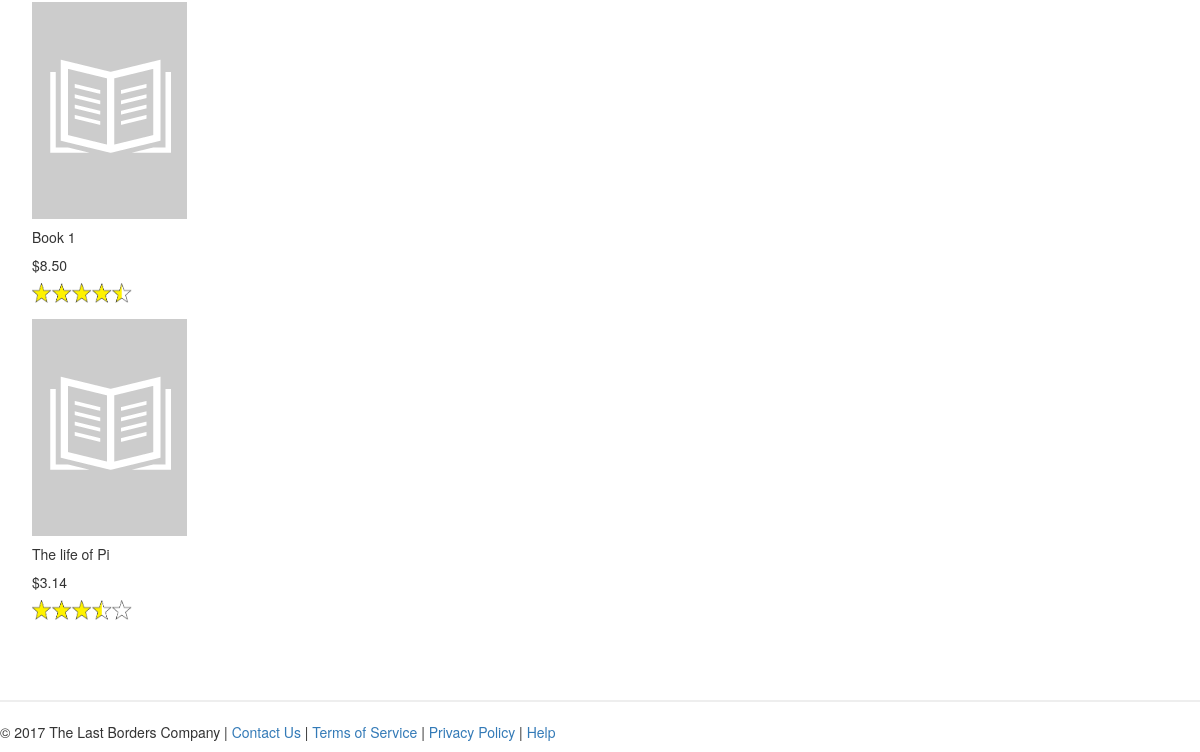
/book_search.php (lower part), run on an earlier commit of the app's database.
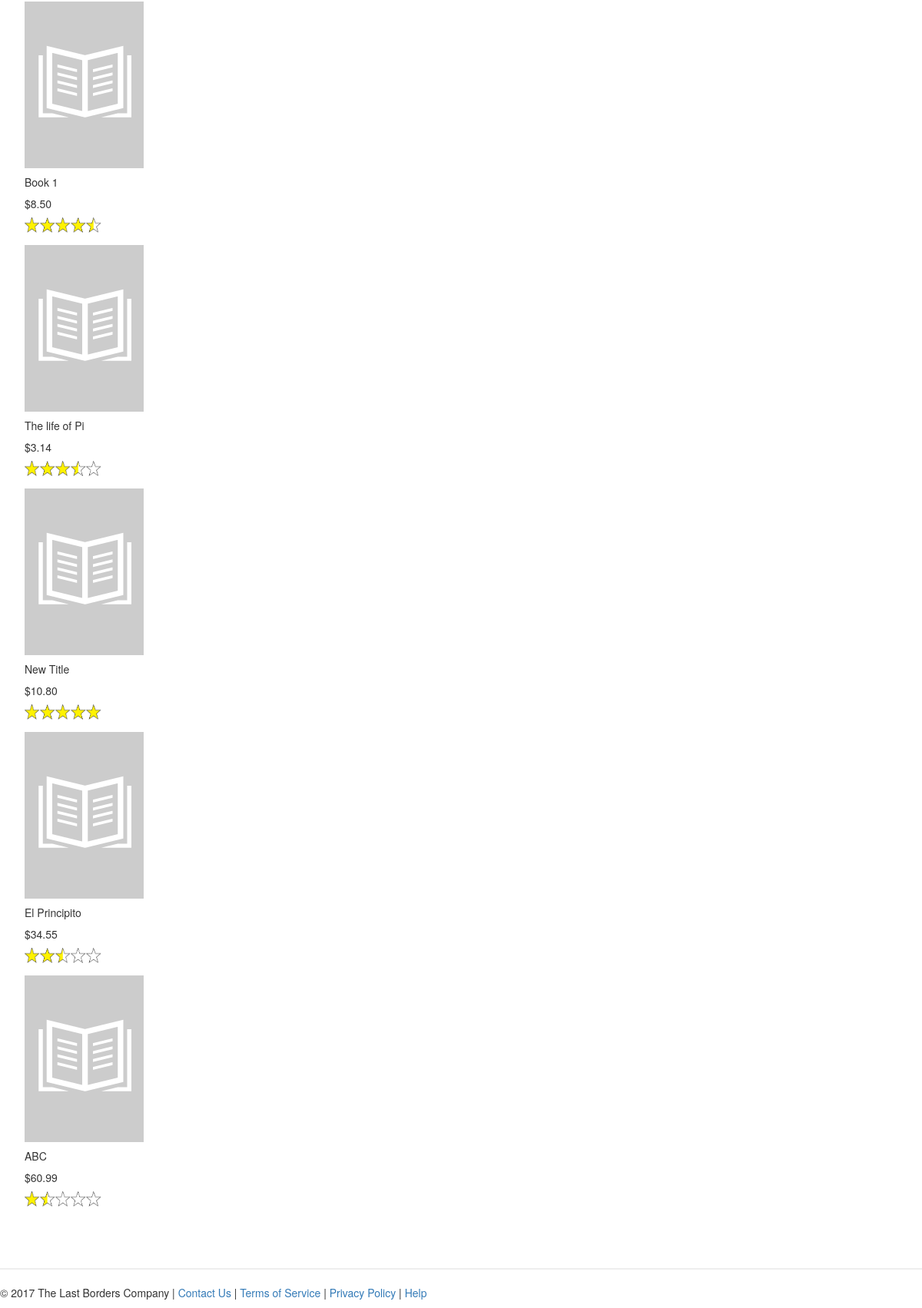
And on a later commit of the database.
### tables this page shows
CREATE TABLE `books` (
  `id` int(11) NOT NULL,
  `title` varchar(30) NOT NULL,
  `description` varchar(250) NOT NULL,
  `genre` varchar(15) NOT NULL,
  `rating` float NOT NULL,
  `price` varchar(6) NOT NULL,
  `published_year` varchar(4) NOT NULL
);

### book_search.php (the view, shortened to what this page needs)
<html lang="en">
<head>
</head>
<body>
<?php
	include("header.php");
	$link = mysqli_connect("localhost", "root", "", "geek_text");
	$title = mysqli_real_escape_string($link, $_REQUEST['title']);
	$sql = "SELECT * FROM books WHERE title LIKE '%$title%'";
	$result=mysqli_query($link, $sql);
	$count=mysqli_num_rows($result);
	if($count == 0)
	{
		echo '<p style="margin-left:2em; font-size:3em;">No results found for this search. Try again!</p>';
	}
	else
	{
		while ($row=mysqli_fetch_array($result)) {
		echo'<figure><img class="imgi" src="default_book.png" alt=""><figcaption>' . $row["title"] . '</figcaption>
		<figcaption>$' . $row["price"] . '</figcaption><figcaption>';
		if ( $row['rating'] <= '1' ) {
			echo'<img src="ratings/1.png" style="width:100px; height:20px;">';
		}
		elseif ($row['rating']>'1' && $row['rating']<='1.5') {
			echo'<img src="ratings/1-5.png" style="width:100px; height:20px;">';
		}
		elseif ($row['rating']>'1.5' && $row['rating']<='2') {
			echo'<img src="ratings/2.png" style="width:100px; height:20px;">';
		}
		elseif ($row['rating']>'2' && $row['rating']<='2.5') {
			echo'<img src="ratings/2-5.png" style="width:100px; height:20px;">';
		}
		elseif ($row['rating']>'2.5' && $row['rating']<='3') {
			echo'<img src="ratings/3.png" style="width:100px; height:20px;">';
		}
		elseif ($row['rating']>'3' && $row['rating']<='3.5') {
			echo'<img src="ratings/3-5.png" style="width:100px; height:20px;">';
		}
		elseif ($row['rating']>'3.5' && $row['rating']<='4') {
			echo'<img src="ratings/4.png" style="width:100px; height:20px;">';
		}
		elseif ($row['rating']>'4' && $row['rating']<='4.5') {
			echo'<img src="ratings/4-5.png" style="width:100px; height:20px;">';
		}
		elseif ($row['rating']>'4.5') {
			echo'<img src="ratings/5.png" style="width:100px; height:20px;">';
		}
		echo'</figcaption></figure>';
		}
	}
	include("footer.php");
?>
</body>
</html>

What changed in the data, as far as the page shows it:
added books: title "New Title", price "10.80", rating 5 (drawn)
added books: title "El Principito", price "34.55", rating 2.2 (drawn)
added books: title "ABC", price "60.99", rating 1.5 (drawn)
